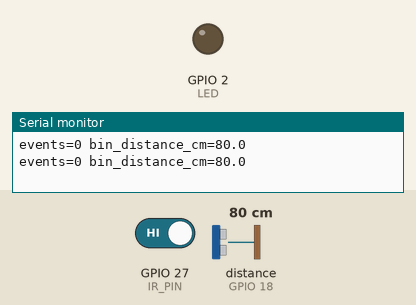
Simulated run of this sketch. Board: ESP32. Shown: output pins drawn as LEDs (lit = HIGH), the last lines printed to the serial monitor. Wiring (inferred from the names in the program): ultrasonic range finder: trigger GPIO 5; echo GPIO 18. Inputs (shaded band) come from the test bench; at power-on: distance to the obstacle (sensor on GPIO 18) 80 cm, GPIO 27 (IR_PIN) HIGH. The echo pulse lasts 58.3 µs per cm; pins used as bus, display or sensor lines are not drawn.

Above: at 1.8 s.
1.9 s: distance to the obstacle (sensor on GPIO 18) set to 12 cm
3.4 s: distance to the obstacle (sensor on GPIO 18) set to 9 cm
At 5.2 s:
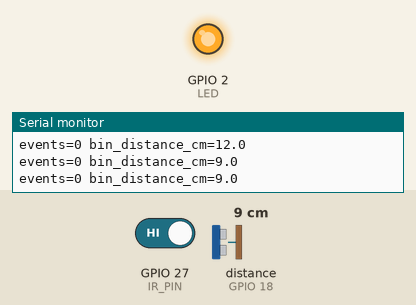
5.5 s: distance to the obstacle (sensor on GPIO 18) set to 18 cm
At 7.0 s:
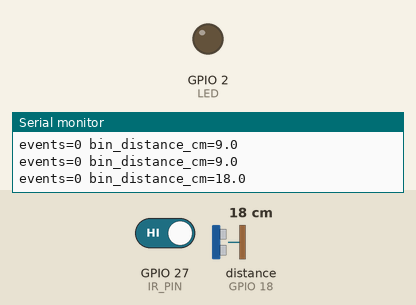
7.5 s: distance to the obstacle (sensor on GPIO 18) set to 2 cm
At 8.6 s:
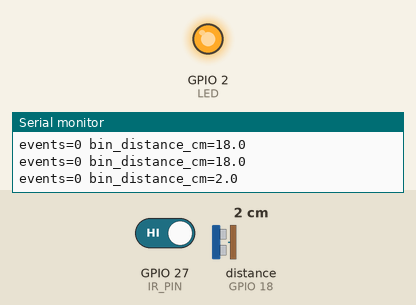
Timing chart, 0 to 10.5 s (numbered marks = the images above; inputs shaded):
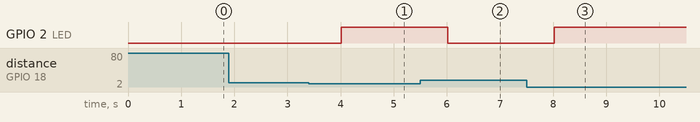

Measured:
- the behaviour switches between 11 and 10 cm on distance to the obstacle (sensor on GPIO 18) (found by bisection; images 0 and 1)
- after the input at 3.4 s, GPIO 2 (LED): LOW → HIGH after 0.61 s
- after the input at 5.5 s, GPIO 2 (LED): HIGH → LOW after 0.52 s
- after the input at 7.5 s, GPIO 2 (LED): LOW → HIGH after 0.52 s

The sketch:

smart_city_monitoring_report_template.ino
```cpp
// Project 5: Smart City Traffic, Waste, and Pollution Monitoring
// Source: Sensor Interfacing Technique Report, Project 5.
// ESP32: ultrasonic bin-distance estimate + IR event count.
// Starter template; environmental sensor/dashboard integration is not included.

const int TRIG = 5, ECHO = 18, IR_PIN = 27, LED = 2;
volatile unsigned long events = 0;
unsigned long lastCount = 0;

void IRAM_ATTR onEvent() {
  unsigned long now = millis();
  if (now - lastCount > 250) {
    events++;
    lastCount = now;
  }
}

float distanceCm() {
  digitalWrite(TRIG, LOW);
  delayMicroseconds(2);
  digitalWrite(TRIG, HIGH);
  delayMicroseconds(10);
  digitalWrite(TRIG, LOW);
  long us = pulseIn(ECHO, HIGH, 30000);
  if (!us) return -1;
  return us * 0.0343 / 2.0;
}

void setup() {
  Serial.begin(115200);
  pinMode(TRIG, OUTPUT);
  pinMode(ECHO, INPUT);
  pinMode(LED, OUTPUT);
  pinMode(IR_PIN, INPUT_PULLUP);
  attachInterrupt(digitalPinToInterrupt(IR_PIN), onEvent, FALLING);
}

void loop() {
  float d = distanceCm();
  Serial.printf("events=%lu bin_distance_cm=%.1f\n", events, d);
  digitalWrite(LED, (d > 0 && d < 10) ? HIGH : LOW); // near-full alert example
  delay(1000);
}
```
